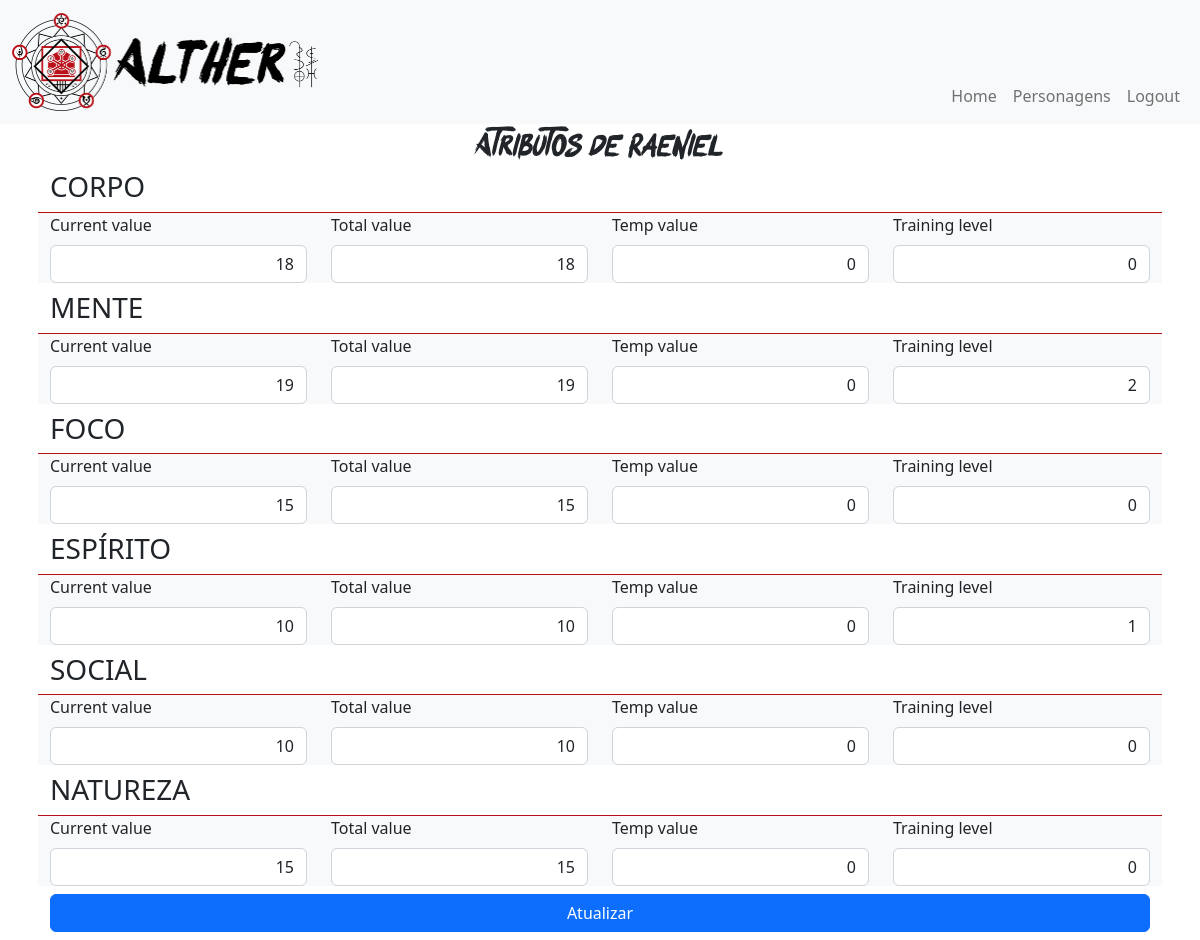
The app's page /sheet/update/attributes/1/ (signed in) with its own data.
### sheet/models.py (models this page shows, shortened)
class Character(models.Model):
    player_ID = models.ForeignKey(
        User,
        on_delete=models.CASCADE,
        related_name='player'
    )
    name = models.CharField(
        max_length=100
    )
    origin = models.CharField(
        max_length=30
    )
    race = models.ForeignKey(
        Race,
        on_delete=models.DO_NOTHING
    )
    school = models.ForeignKey(
        School,
        on_delete=models.DO_NOTHING
    )
    aspiration = models.ForeignKey(
        Aspiration,
        on_delete=models.DO_NOTHING
    )
    weight = models.DecimalField(
        max_digits=6,
        decimal_places=2
    )
    height = models.DecimalField(
        max_digits=5,
        decimal_places=2
    )
    age = models.PositiveSmallIntegerField()
    level = models.PositiveSmallIntegerField(default=1)
    xp_total = models.PositiveIntegerField(default=0)
    xp_current = models.PositiveIntegerField(default=0)
    hp_total = models.IntegerField(default=10)
    hp_current = models.IntegerField(default=10)
    hp_temp = models.IntegerField(default=0)
    unbalance = models.PositiveIntegerField(default=0)
    movement_actions = models.PositiveSmallIntegerField(default=1)
    main_actions = models.PositiveSmallIntegerField(default=1)
    active_path = models.ForeignKey(
        Path,
        on_delete=models.DO_NOTHING
    )
    inventory = models.TextField(blank=True, default='')
    annotations = models.TextField(blank=True, default='')
    coin = models.CharField(
        max_length=200,
        default='0 valores'
    )
    movement_action_cost = models.IntegerField(
        default=2000
    )
    main_action_cost = models.IntegerField(
        default=3000
    )

class Attribute(models.Model):
    class AttrTypes(models.TextChoices):
        BODY = "C", _("CORPO")
        MIND = "M", _("MENTE")
        FOCUS = "F", _("FOCO")
        SPIRIT = "E", _("ESPÍRITO")
        SOCIAL = "S", _("SOCIAL")
        NATURE = "N", _("NATUREZA")
    _type = models.CharField(
        max_length=1,
        choices=AttrTypes.choices
    )
    current_value = models.PositiveIntegerField()
    total_value = models.PositiveIntegerField()
    temp_value = models.PositiveIntegerField()
    training_level = models.PositiveSmallIntegerField()
    char_ID = models.ForeignKey(
        Character,
        on_delete=models.CASCADE
    )
    attribute_point_cost = models.PositiveIntegerField(
        default=400
    )
    training_cost = models.PositiveIntegerField(
        default=500
    )
    @property
    def type(self) -> str:
        return self.AttrTypes(self._type).label

### sheet/views.py (the view, shortened to what this page needs)
# urls.py: path('update/attributes/<int:char_ID>/', views.update_attributes, name='update_attributes'),
@login_required
def update_attributes(request, char_ID):
    character = Character.objects.get(id=char_ID)
    if Attribute.objects.filter(char_ID=char_ID).exists():
        attributes = Attribute.objects.filter(char_ID=char_ID)
        redirect_to = {'to': 'main', 'char_ID': char_ID}
    else:
        attributes = (
            Attribute(char_ID=character, type=this_type) for this_type in Attribute.AttrTypes
        )
        redirect_to = {'to': 'skills', 'char_ID': char_ID}
    forms = (
        AttributeForm(
            instance=this_attr, prefix=f'form{form_number}'
        ) for form_number, this_attr in enumerate(attributes)
    )
    form_data = {
        'forms': forms,
        'character': character
    }
    return render(request, 'sheet/attributes.html', form_data)

### templates/sheet/attributes.html (shortened to what this page needs)
{% include 'partials/_head.html' with page_title=page_title %}
<body>
    {% include 'partials/_header.html' %}
    <main class="d-flex flex-column align-items-center">
        <h1 class="main-text">Atributos de {{ character.name }}</h1>
        <form action="{% url 'update_attributes' character.pk %}" method="POST">
            <div class="container-fluid">
                {% for form in forms %}
                <div class="row">
                    <div class="section-title">
                        <h3>{{ form.instance.type }}</h3>
                    </div>
                </div>
                <div class="row mb-2 bg-light">
                    {% for field in form.visible_fields %}
                    <div class="col-3">
                        <label for="{{ field.id_for_label }}" class="form-label">{{ field.label }}</label>
                        {{ field }}
                    </div>
                    {% endfor %}
                </div>
                {% endfor %}
                <div class="row mb-2">
                    <div class="col-12">
                        <button type="submit" class="btn btn-primary w-100">Atualizar</button>
                    </div>
                </div>
            </div>
        </form>
    </main>
</body>
</html>

### althercs/static/styles/style.css (style rules this page uses)
input[type=number] { -moz-appearance: textfield; appearance: textfield; }
.main-text { font-size: xx-large; font-family: 'okamiregular'; }
.section-title { border-bottom: 1px solid #ba1019; }

### records on screen
Character: name "Raeniel"
Attribute: instance.type "CORPO"
Attribute: instance.type "MENTE"
Attribute: instance.type "FOCO"
Attribute: instance.type "ESPÍRITO"
Attribute: instance.type "SOCIAL"
Attribute: instance.type "NATUREZA"

### other values on screen
{{ field.label }} "Current value" "Total value" "Temp value" "Training level" "Current value" "Total value" "Temp value" "Training level" "Current value" "Total value" "Temp value" "Training level" "Current value" "Total value" "Temp value" "Training level" "Current value" "Total value" "Temp value" "Training level" "Current value" "Total value" "Temp value" "Training level"
